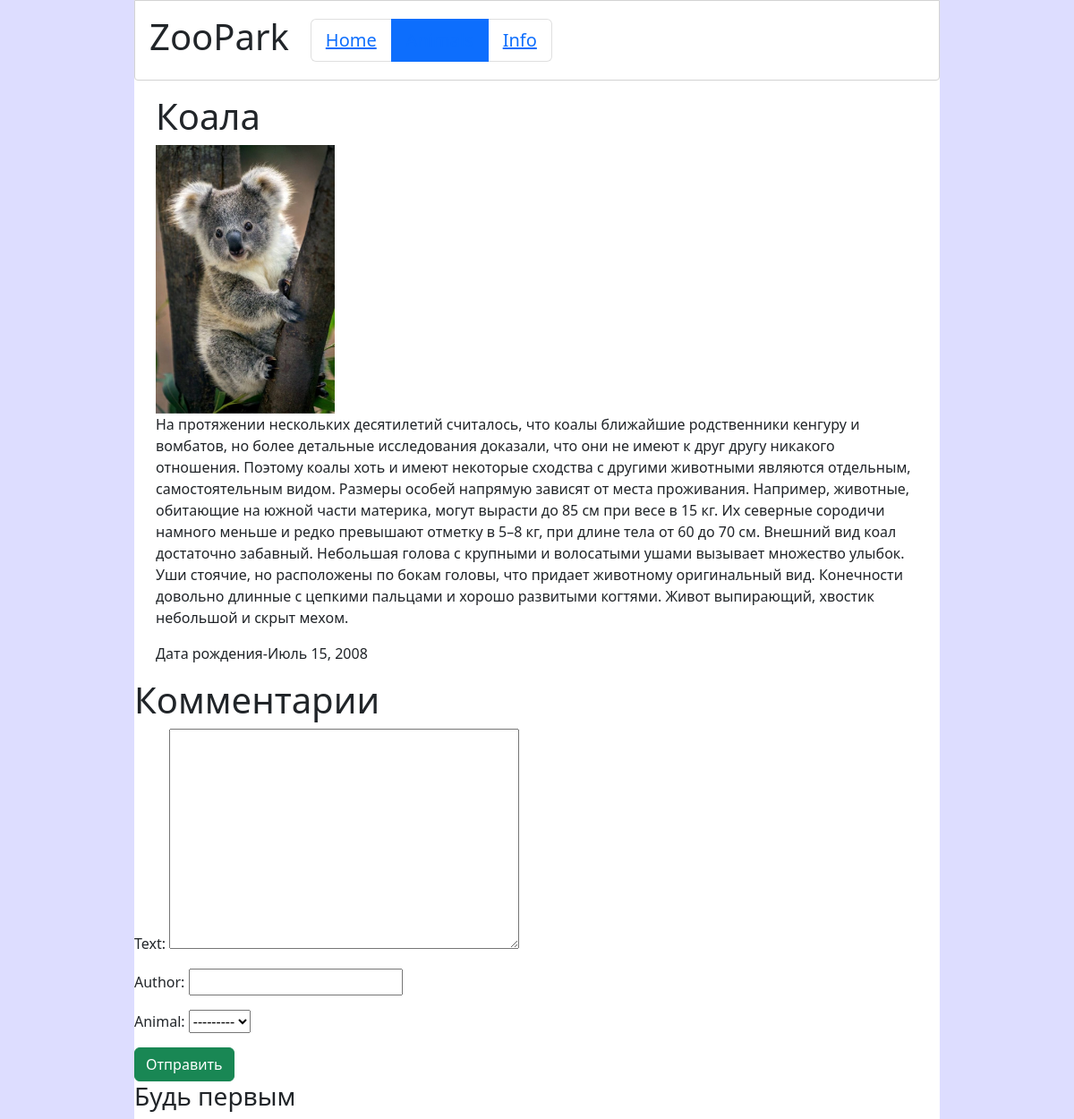
Screenshot of /animals/animal/2 with the database file from the repository.
### animals/models.py (models this page shows)
class Animal(models.Model):
    kind=models.CharField(max_length=128, verbose_name = 'Вид животного')
    description=models.TextField(blank=False, verbose_name = 'Описание животного')
    birthday = models.DateField(verbose_name = 'День рождения животного')
    image=models.ImageField(upload_to="%Y/%m/%d/", verbose_name = 'Фотография животного')
    def __str__(self):
        return self.kind
    class Meta:
        verbose_name = "Животное"
        verbose_name_plural = "Животные"

### animals/views.py (the view)
# urls.py: path("animal/<int:pk>", animal_id_view, name="animal")
def animal_id_view(request, pk):
    pk = get_object_or_404(Animal, pk=pk)
    comments = Comment.objects.filter(animal = pk, published=True)
    if request.method=="POST": #если метод запроса POST
        form = CommentForm(request.POST)
        if form.is_valid(): #если форма заполнена корректно
            comment =  form.save(commit=False) #получаем объект комментария без сохранения
            comment.animal = pk #записываем к какому посту относится данный комментарий
            comment.save() #комментарий сохраняется
            form = CommentForm() #создаём новую форму
    else:
        form = CommentForm()
    context = {"pk": pk,'page':'animals', 'comments_list':comments, 'form':form}
    return render(request, "animals/animals_id.html", context)

### comment/forms.py
class CommentForm(forms.ModelForm):
    class Meta:
        model = Comment
        exclude = ('date_of_create','published','post')

### animals/templates/animals/animals_id.html (shortened to what this page needs)
{% extends "root.html" %}
{% block content %}
<div class="ms-4 me-4">
    <h1>{{ pk.kind }}</h1>
    <img src="{{ pk.image.url }}" alt="" width="200px" height="300px">
    <p>{{ pk.description }}</p>
    <p>Дата рождения-{{ pk.birthday }}</p>
</div>
    <div class="mt-3">
        <h1>Комментарии</h1>
        <form action="{% url 'animals:animal' pk.pk %}" method="post">
            {{ form.as_p }}
            <input class="btn btn-success" value="Отправить" type="submit">
        </form>
        {% for comment in comments_list %}
            <div>
                <p>{{ comment.author }}</p>
                <p>{{ comment.text }}</p>
                <p>{{ comment.date_of_create }}</p>
            </div>
            {% empty %}
            <h3>Будь первым</h3>
        {% endfor %}
    </div>
{% endblock %}

### rows the page displays
Animal: kind "Коала", image (picture), description "На протяжении нескольких десятилетий считалось, что коалы ближайшие родственники кенгуру и вомбатов, но более детальные исследования доказали, что они не имеют к друг другу никакого отношения. Поэтому коалы хоть и имеют некоторые сходства с другими животными являются отдельным, самостоятельным видом. Размеры особей напрямую зависят от места проживания. Например, животные, обитающие на южной части материка, могут вырасти до 85 см при весе в 15 кг. Их северные сородичи намного меньше и редко превышают отметку в 5–8 кг, при длине тела от 60 до 70 см. Внешний вид коал достаточно забавный. Небольшая голова с крупными и волосатыми ушами вызывает множество улыбок. Уши стоячие, но расположены по…", birthday "Июль 15, 2008"
